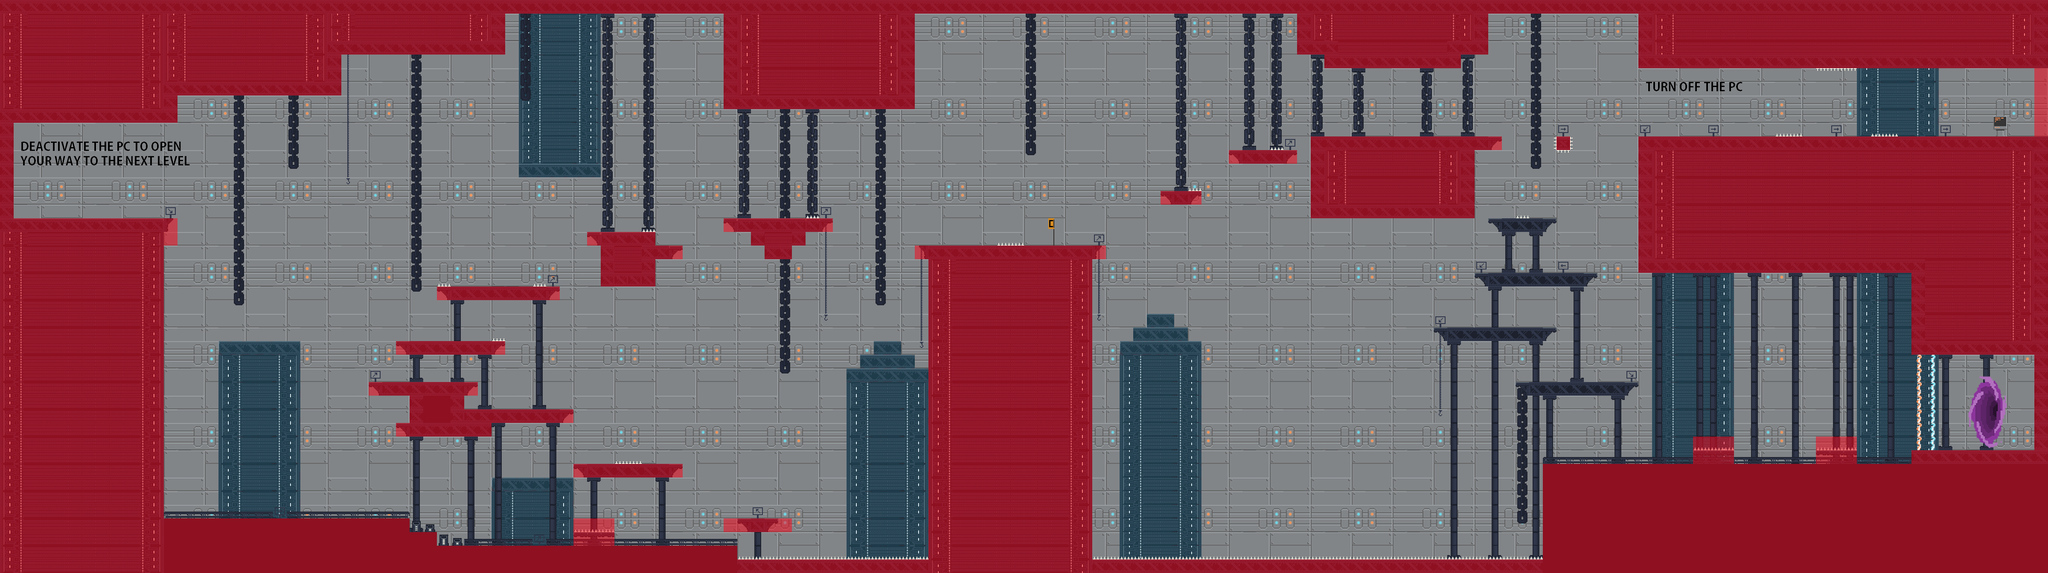

Rendered tile map (Tiled .tmx) drawn with the repository's tilesets; below, a short description and the map source with its tile grids summarised:
An orthogonal 150x42 tile map with 32x32 px tiles, 9 tile layers (Background, Parallax, ParallaxDecor, Decor, ...), 2 tilesets and 135 objects (73x solid, 21x coin, 21x hazard, 5x platform, 4x mecha, ...).

<map version="1.2" tiledversion="1.3.0" orientation="orthogonal" renderorder="right-down" compressionlevel="0" width="150" height="42" tilewidth="32" tileheight="32" infinite="0" nextlayerid="26" nextobjectid="207">
 <properties>
  <property name="P1_PositionX" value="192" />
  <property name="P1_PositionY" value="400" />
  <property name="P2_PositionX" value="182" />
  <property name="P2_PositionY" value="400" />
 </properties>
 <tileset firstgid="1" name="Tutorial Level" tilewidth="32" tileheight="32" tilecount="1024" columns="32">
  <image source="Tutorial Level.png" width="1024" height="1024" />
 </tileset>
 <tileset firstgid="1025" name="metaTiles" tilewidth="32" tileheight="32" tilecount="2" columns="2">
  <image source="metaTiles.png" width="64" height="32" />
 </tileset>
 <layer id="1" name="Background" width="150" height="42">
  <properties>
   <property name="Speed" value="1" />
  </properties>
  <data>[6300 cells, 6300 non-empty, 25 distinct tile ids]</data>
 </layer>
 <layer id="17" name="Parallax" width="150" height="42">
  <properties>
   <property name="Speed" value="0.90" />
  </properties>
  <data>[6300 cells, 586 non-empty, 19 distinct tile ids]</data>
 </layer>
 <layer id="9" name="ParallaxDecor" width="150" height="42">
  <properties>
   <property name="Speed" value="0.75" />
  </properties>
  <data>[6300 cells, 165 non-empty, 9 distinct tile ids]</data>
 </layer>
 <layer id="7" name="Decor" width="150" height="42">
  <properties>
   <property name="Speed" value="1.0" />
  </properties>
  <data>[6300 cells, 442 non-empty, 38 distinct tile ids]</data>
 </layer>
 <layer id="4" name="Platforms" width="150" height="42">
  <properties>
   <property name="Speed" value="1.0" />
  </properties>
  <data>[6300 cells, 2328 non-empty, 36 distinct tile ids]</data>
 </layer>
 <layer id="5" name="Hazards" width="150" height="42">
  <properties>
   <property name="Speed" value="1.0" />
  </properties>
  <data>[6300 cells, 181 non-empty, 53 distinct tile ids]</data>
 </layer>
 <layer id="12" name="Desactivable" width="150" height="42">
  <properties>
   <property name="Speed" value="1.0" />
  </properties>
  <data>[6300 cells, 16 non-empty, 4 distinct tile ids]</data>
 </layer>
 <layer id="6" name="Portal" width="150" height="42">
  <properties>
   <property name="Speed" value="1.0" />
  </properties>
  <data>[6300 cells, 18 non-empty, 18 distinct tile ids]</data>
 </layer>
 <objectgroup id="10" name="End">
  <object id="1" name="Goal" type="goal" x="4672" y="928" width="32" height="96" />
  <object id="119" name="Goal" type="goal" x="1024" y="960" width="32" height="32" />
 </objectgroup>
 <objectgroup id="19" name="Auto-Save">
  <object id="105" name="Checkpoint" type="checkpoint" x="2450.67" y="510.333" width="29" height="63.3333" />
 </objectgroup>
 <objectgroup id="11" name="Respawn">
  <object id="3" name="Origin" type="respawn" x="64" y="416" width="63" height="63" />
 </objectgroup>
 <objectgroup id="13" name="Desactivate">
  <object id="4" name="Lasergate" type="desactivable" x="4480" y="832" width="64" height="224" />
 </objectgroup>
 <objectgroup color="#ff5500" id="22" name="Mecha">
  <object id="144" name="Mecha" type="mecha" x="768" y="1120" width="64" height="96" />
  <object id="148" name="Mecha" type="mecha" x="1856" y="416" width="64" height="96" />
  <object id="154" name="Mecha" type="mecha" x="3328" y="224" width="64" height="96" />
  <object id="158" name="Mecha" type="mecha" x="4192" y="992" width="64" height="96" />
 </objectgroup>
 <objectgroup color="#ffff00" id="25" name="Coins">
  <object id="175" name="Coin" type="coin" x="480" y="416" width="32" height="32" />
  <object id="177" name="Coin" type="coin" x="800" y="992" width="32" height="32" />
  <object id="178" name="Coin" type="coin" x="1760" y="1152" width="32" height="32" />
  <object id="180" name="Coin" type="coin" x="1280" y="416" width="32" height="32" />
  <object id="181" name="Coin" type="coin" x="2016" y="320" width="32" height="32" />
  <object id="182" name="Coin" type="coin" x="2080" y="384" width="32" height="32" />
  <object id="183" name="Coin" type="coin" x="2144" y="448" width="32" height="32" />
  <object id="185" name="Coin" type="coin" x="2624" y="384" width="32" height="32" />
  <object id="186" name="Coin" type="coin" x="3744" y="224" width="32" height="32" />
  <object id="187" name="Coin" type="coin" x="3552" y="224" width="32" height="32" />
  <object id="188" name="Coin" type="coin" x="4288" y="224" width="32" height="32" />
  <object id="189" name="Coin" type="coin" x="4736" y="224" width="32" height="32" />
  <object id="190" name="Coin" type="coin" x="3360" y="672" width="32" height="32" />
  <object id="191" name="Coin" type="coin" x="3776" y="800" width="32" height="32" />
  <object id="192" name="Coin" type="coin" x="4128" y="960" width="32" height="32" />
  <object id="194" name="Coin" type="coin" x="4640" y="992" width="32" height="32" />
  <object id="195" name="Coin" type="coin" x="4608" y="992" width="32" height="32" />
  <object id="196" name="Coin" type="coin" x="4576" y="992" width="32" height="32" />
  <object id="197" name="Coin" type="coin" x="4736" y="992" width="32" height="32" />
  <object id="198" name="Coin" type="coin" x="4736" y="960" width="32" height="32" />
  <object id="199" name="Coin" type="coin" x="4736" y="928" width="32" height="32" />
 </objectgroup>
 <objectgroup color="#555500" id="24" name="Alien">
  <object id="150" name="Alien" type="alien" x="1888" y="992" width="64" height="64" />
  <object id="151" name="Alien" type="alien" x="2784" y="576" width="64" height="64" />
  <object id="155" name="Alien" type="alien" x="3200" y="768" width="64" height="64" />
  <object id="156" name="Alien" type="alien" x="3840" y="768" width="64" height="64" />
 </objectgroup>
 <objectgroup id="14" name="Activable">
  <object id="5" name="Activable" type="item" x="4672" y="271" width="32" height="49" />
  <object id="118" name="Activable" type="item" x="992" y="928" width="32" height="64" />
 </objectgroup>
 <objectgroup id="15" name="Colliders">
  <object id="6" name="Ground" type="solid" x="0" y="1216" width="960" height="128.001" />
  <object id="7" name="Ground" type="solid" x="960" y="1248" width="64" height="96" />
  <object id="8" name="Ground" type="solid" x="1024" y="1280" width="704" height="64" />
  <object id="9" name="Ground" type="solid" x="1728" y="1314" width="448" height="30" />
  <object id="10" name="Ground" type="solid" x="2176" y="608" width="384" height="736" />
  <object id="11" name="Ground" type="solid" x="2154" y="576" width="428" height="32.0024" />
  <object id="12" name="Ground" type="solid" x="0" y="576" width="384" height="640" />
  <object id="13" name="Ground" type="solid" x="0" y="512" width="406" height="64" />
  <object id="14" name="Ground" type="solid" x="0" y="0" width="416" height="288" />
  <object id="15" name="Ground" type="solid" x="0" y="288" width="31.9997" height="224" />
  <object id="18" name="Ground" type="solid" x="416" y="0" width="384" height="224" />
  <object id="19" name="Ground" type="solid" x="800" y="0.333333" width="384" height="128" />
  <object id="22" name="Ground" type="solid" x="1184" y="0" width="511.999" height="32" />
  <object id="25" name="Ground" type="solid" x="2144" y="0" width="896" height="32" />
  </objectgroup>
 <objectgroup id="16" name="Hazards">
  <!-- 21 objects omitted --></objectgroup>
 <layer id="21" name="PathfindingCollisions" width="150" height="42">
  <properties>
   <property name="Navigation" value="1" />
   <property name="NoDraw" value="1" />
  </properties>
  <data>[6300 cells, 2285 non-empty, 1 distinct tile ids]</data>
 </layer>
</map>
<!-- 85 of 135 objects omitted -->
